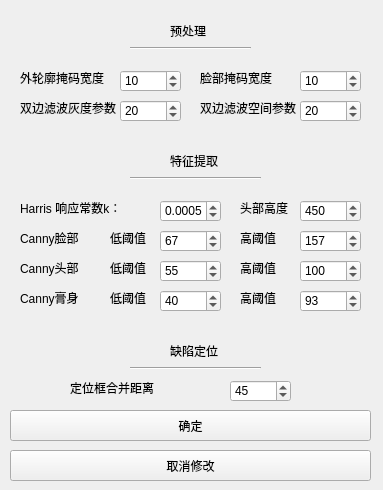
<?xml version="1.0" encoding="UTF-8"?>
<ui version="4.0">
 <class>Form</class>
 <widget class="QWidget" name="Form">
  <property name="geometry">
   <rect>
    <x>0</x>
    <y>0</y>
    <width>383</width>
    <height>490</height>
   </rect>
  </property>
  <property name="windowTitle">
   <string>参数修改</string>
  </property>
  <widget class="QLabel" name="label">
   <property name="geometry">
    <rect>
     <x>170</x>
     <y>20</y>
     <width>51</width>
     <height>21</height>
    </rect>
   </property>
   <property name="text">
    <string>预处理</string>
   </property>
   <property name="textFormat">
    <enum>Qt::AutoText</enum>
   </property>
  </widget>
  <widget class="Line" name="line">
   <property name="geometry">
    <rect>
     <x>130</x>
     <y>40</y>
     <width>121</width>
     <height>16</height>
    </rect>
   </property>
   <property name="orientation">
    <enum>Qt::Horizontal</enum>
   </property>
  </widget>
  <widget class="QLabel" name="label_8">
   <property name="geometry">
    <rect>
     <x>20</x>
     <y>70</y>
     <width>121</width>
     <height>16</height>
    </rect>
   </property>
   <property name="text">
    <string>外轮廓掩码宽度</string>
   </property>
  </widget>
  <widget class="QLabel" name="label_9">
   <property name="geometry">
    <rect>
     <x>200</x>
     <y>70</y>
     <width>121</width>
     <height>16</height>
    </rect>
   </property>
   <property name="text">
    <string>脸部掩码宽度</string>
   </property>
  </widget>
  <widget class="QSpinBox" name="spinBox_2">
   <property name="geometry">
    <rect>
     <x>120</x>
     <y>70</y>
     <width>61</width>
     <height>22</height>
    </rect>
   </property>
   <property name="value">
    <number>10</number>
   </property>
  </widget>
  <widget class="QSpinBox" name="spinBox_3">
   <property name="geometry">
    <rect>
     <x>300</x>
     <y>70</y>
     <width>61</width>
     <height>22</height>
    </rect>
   </property>
   <property name="value">
    <number>10</number>
   </property>
  </widget>
  <widget class="QLabel" name="label_2">
   <property name="geometry">
    <rect>
     <x>170</x>
     <y>150</y>
     <width>51</width>
     <height>21</height>
    </rect>
   </property>
   <property name="text">
    <string>特征提取</string>
   </property>
   <property name="textFormat">
    <enum>Qt::AutoText</enum>
   </property>
  </widget>
  <widget class="Line" name="line_2">
   <property name="geometry">
    <rect>
     <x>130</x>
     <y>170</y>
     <width>131</width>
     <height>16</height>
    </rect>
   </property>
   <property name="orientation">
    <enum>Qt::Horizontal</enum>
   </property>
  </widget>
  <widget class="QLabel" name="label_7">
   <property name="geometry">
    <rect>
     <x>20</x>
     <y>230</y>
     <width>61</width>
     <height>16</height>
    </rect>
   </property>
   <property name="text">
    <string>Canny脸部：</string>
   </property>
  </widget>
  <widget class="QLabel" name="label_13">
   <property name="geometry">
    <rect>
     <x>20</x>
     <y>260</y>
     <width>61</width>
     <height>16</height>
    </rect>
   </property>
   <property name="text">
    <string>Canny头部：</string>
   </property>
  </widget>
  <widget class="QLabel" name="label_14">
   <property name="geometry">
    <rect>
     <x>20</x>
     <y>290</y>
     <width>61</width>
     <height>16</height>
    </rect>
   </property>
   <property name="text">
    <string>Canny膏身：</string>
   </property>
  </widget>
  <widget class="QLabel" name="label_15">
   <property name="geometry">
    <rect>
     <x>110</x>
     <y>230</y>
     <width>61</width>
     <height>16</height>
    </rect>
   </property>
   <property name="text">
    <string>低阈值</string>
   </property>
  </widget>
  <widget class="QLabel" name="label_16">
   <property name="geometry">
    <rect>
     <x>110</x>
     <y>260</y>
     <width>61</width>
     <height>16</height>
    </rect>
   </property>
   <property name="text">
    <string>低阈值</string>
   </property>
  </widget>
  <widget class="QLabel" name="label_17">
   <property name="geometry">
    <rect>
     <x>110</x>
     <y>290</y>
     <width>61</width>
     <height>16</height>
    </rect>
   </property>
   <property name="text">
    <string>低阈值</string>
   </property>
  </widget>
  <widget class="QLabel" name="label_18">
   <property name="geometry">
    <rect>
     <x>240</x>
     <y>230</y>
     <width>61</width>
     <height>16</height>
    </rect>
   </property>
   <property name="text">
    <string>高阈值</string>
   </property>
  </widget>
  <widget class="QLabel" name="label_19">
   <property name="geometry">
    <rect>
     <x>240</x>
     <y>260</y>
     <width>61</width>
     <height>16</height>
    </rect>
   </property>
   <property name="text">
    <string>高阈值</string>
   </property>
  </widget>
  <widget class="QLabel" name="label_20">
   <property name="geometry">
    <rect>
     <x>240</x>
     <y>290</y>
     <width>61</width>
     <height>16</height>
    </rect>
   </property>
   <property name="text">
    <string>高阈值</string>
   </property>
  </widget>
  <widget class="QSpinBox" name="spinBox_7">
   <property name="geometry">
    <rect>
     <x>160</x>
     <y>230</y>
     <width>61</width>
     <height>22</height>
    </rect>
   </property>
   <property name="value">
    <number>67</number>
   </property>
  </widget>
  <widget class="QSpinBox" name="spinBox_8">
   <property name="geometry">
    <rect>
     <x>160</x>
     <y>260</y>
     <width>61</width>
     <height>22</height>
    </rect>
   </property>
   <property name="value">
    <number>55</number>
   </property>
  </widget>
  <widget class="QSpinBox" name="spinBox_9">
   <property name="geometry">
    <rect>
     <x>160</x>
     <y>290</y>
     <width>61</width>
     <height>22</height>
    </rect>
   </property>
   <property name="value">
    <number>40</number>
   </property>
  </widget>
  <widget class="QSpinBox" name="spinBox_10">
   <property name="geometry">
    <rect>
     <x>300</x>
     <y>260</y>
     <width>61</width>
     <height>22</height>
    </rect>
   </property>
   <property name="maximum">
    <number>1000</number>
   </property>
   <property name="value">
    <number>100</number>
   </property>
  </widget>
  <widget class="QSpinBox" name="spinBox_11">
   <property name="geometry">
    <rect>
     <x>300</x>
     <y>290</y>
     <width>61</width>
     <height>22</height>
    </rect>
   </property>
   <property name="value">
    <number>93</number>
   </property>
  </widget>
  <widget class="QSpinBox" name="spinBox_12">
   <property name="geometry">
    <rect>
     <x>300</x>
     <y>230</y>
     <width>61</width>
     <height>22</height>
    </rect>
   </property>
   <property name="maximum">
    <number>1000</number>
   </property>
   <property name="value">
    <number>157</number>
   </property>
  </widget>
  <widget class="QLabel" name="label_21">
   <property name="geometry">
    <rect>
     <x>20</x>
     <y>200</y>
     <width>121</width>
     <height>16</height>
    </rect>
   </property>
   <property name="text">
    <string>Harris 响应常数k：</string>
   </property>
  </widget>
  <widget class="QDoubleSpinBox" name="doubleSpinBox">
   <property name="geometry">
    <rect>
     <x>160</x>
     <y>200</y>
     <width>61</width>
     <height>22</height>
    </rect>
   </property>
   <property name="decimals">
    <number>4</number>
   </property>
   <property name="value">
    <double>0.000500000000000</double>
   </property>
  </widget>
  <widget class="QSpinBox" name="spinBox_13">
   <property name="geometry">
    <rect>
     <x>300</x>
     <y>200</y>
     <width>61</width>
     <height>22</height>
    </rect>
   </property>
   <property name="maximum">
    <number>150000</number>
   </property>
   <property name="value">
    <number>450</number>
   </property>
  </widget>
  <widget class="QLabel" name="label_22">
   <property name="geometry">
    <rect>
     <x>240</x>
     <y>200</y>
     <width>51</width>
     <height>16</height>
    </rect>
   </property>
   <property name="text">
    <string>头部高度</string>
   </property>
  </widget>
  <widget class="QLabel" name="label_3">
   <property name="geometry">
    <rect>
     <x>170</x>
     <y>340</y>
     <width>51</width>
     <height>21</height>
    </rect>
   </property>
   <property name="text">
    <string>缺陷定位</string>
   </property>
   <property name="textFormat">
    <enum>Qt::AutoText</enum>
   </property>
  </widget>
  <widget class="Line" name="line_3">
   <property name="geometry">
    <rect>
     <x>130</x>
     <y>360</y>
     <width>131</width>
     <height>16</height>
    </rect>
   </property>
   <property name="orientation">
    <enum>Qt::Horizontal</enum>
   </property>
  </widget>
  <widget class="QLabel" name="label_23">
   <property name="geometry">
    <rect>
     <x>70</x>
     <y>380</y>
     <width>121</width>
     <height>16</height>
    </rect>
   </property>
   <property name="text">
    <string>定位框合并距离</string>
   </property>
  </widget>
  <widget class="QSpinBox" name="spinBox_14">
   <property name="geometry">
    <rect>
     <x>230</x>
     <y>380</y>
     <width>61</width>
     <height>22</height>
    </rect>
   </property>
   <property name="maximum">
    <number>150000</number>
   </property>
   <property name="value">
    <number>45</number>
   </property>
  </widget>
  <widget class="QPushButton" name="pushButton">
   <property name="geometry">
    <rect>
     <x>10</x>
     <y>410</y>
     <width>361</width>
     <height>31</height>
    </rect>
   </property>
   <property name="text">
    <string>确定</string>
   </property>
  </widget>
  <widget class="QLabel" name="label_24">
   <property name="geometry">
    <rect>
     <x>20</x>
     <y>100</y>
     <width>121</width>
     <height>16</height>
    </rect>
   </property>
   <property name="text">
    <string>双边滤波灰度参数</string>
   </property>
  </widget>
  <widget class="QSpinBox" name="spinBox_15">
   <property name="geometry">
    <rect>
     <x>120</x>
     <y>100</y>
     <width>61</width>
     <height>22</height>
    </rect>
   </property>
   <property name="value">
    <number>20</number>
   </property>
  </widget>
  <widget class="QLabel" name="label_25">
   <property name="geometry">
    <rect>
     <x>200</x>
     <y>100</y>
     <width>121</width>
     <height>16</height>
    </rect>
   </property>
   <property name="text">
    <string>双边滤波空间参数</string>
   </property>
  </widget>
  <widget class="QSpinBox" name="spinBox_16">
   <property name="geometry">
    <rect>
     <x>300</x>
     <y>100</y>
     <width>61</width>
     <height>22</height>
    </rect>
   </property>
   <property name="value">
    <number>20</number>
   </property>
  </widget>
  <widget class="QPushButton" name="pushButton_2">
   <property name="geometry">
    <rect>
     <x>10</x>
     <y>450</y>
     <width>361</width>
     <height>31</height>
    </rect>
   </property>
   <property name="text">
    <string>取消修改</string>
   </property>
  </widget>
 </widget>
 <resources/>
 <connections/>
</ui>
